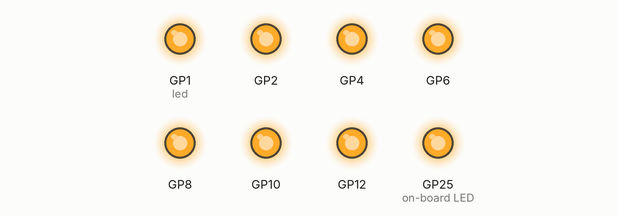
Recording of a program running on a simulated Raspberry Pi Pico running MicroPython. On the bench: output pins drawn as LEDs (lit = HIGH). What the program prints to the serial console is not drawn. At 15.0 s the program stops and its outputs stay as they are.

Above: at 0.1 s.
At 5.1 s:
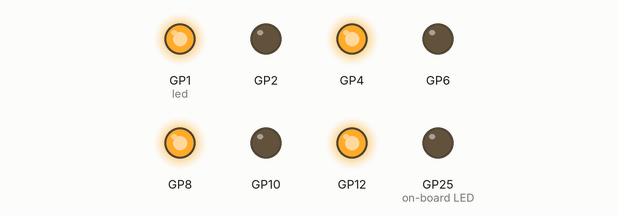
At 9.1 s:
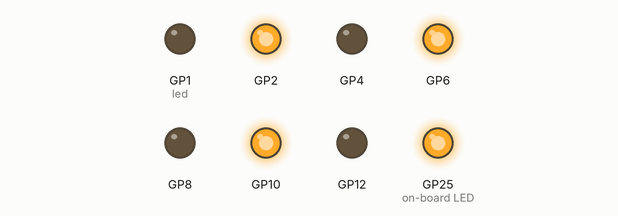
At 12.1 s:
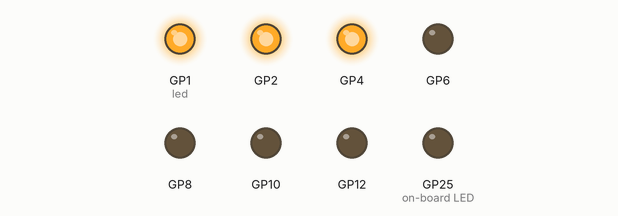
At 13.6 s:
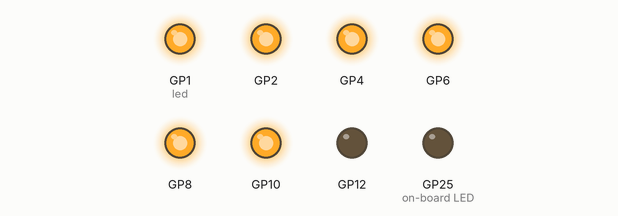
At 15.1 s:
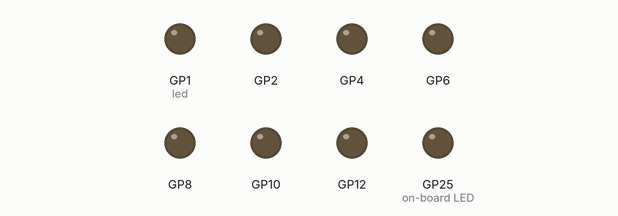
Timing chart, 0 to 16.5 s (numbered marks = the images above):
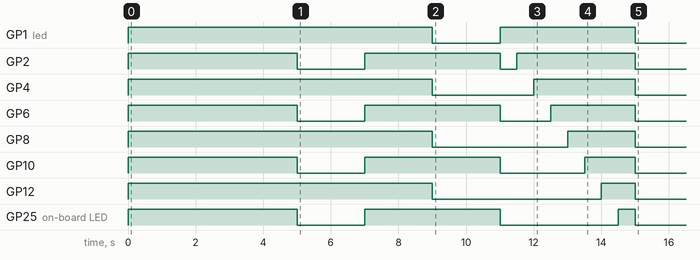

Measured:
- by itself, GP1 (led): LOW → HIGH at 0.01 s, → LOW 9.0 s later, → HIGH 2.0 s later, → LOW 4.0 s later
- by itself, GP2: goes HIGH 5.0 s, LOW 2.0 s, HIGH 4.0 s, LOW 0.50 s, HIGH 3.5 s, then LOW
- by itself, GP4: LOW → HIGH at 0.01 s, → LOW 9.0 s later, → HIGH 3.0 s later, → LOW 3.0 s later
- by itself, GP6: goes HIGH 5.0 s, LOW 2.0 s, HIGH 4.0 s, LOW 1.5 s, HIGH 2.5 s, then LOW
- by itself, GP8: LOW → HIGH at 0.01 s, → LOW 9.0 s later, → HIGH 4.0 s later, → LOW 2.0 s later
- by itself, GP10: goes HIGH 5.0 s, LOW 2.0 s, HIGH 4.0 s, LOW 2.5 s, HIGH 1.5 s, then LOW
- by itself, GP12: LOW → HIGH at 0.01 s, → LOW 9.0 s later, → HIGH 5.0 s later, → LOW 1.0 s later
- by itself, GP25 (on-board LED): goes HIGH 5.0 s, LOW 2.0 s, HIGH 4.0 s, LOW 3.5 s, HIGH 0.50 s, then LOW

The program:

status_display.py
```python
"""
status_display.py

Manage the display of status commands
"""
from machine import Pin
from time import sleep

class StatusDisplay:
    """
    initialization and methods for controlling leds and managing their display
    """
    leds = {}

    def __init__(self, config):
        """
        Config is a list of {'name': 'the reference name', 'pin': 'the gpio pin number as an int'}
        """
        error_count = 0
        for item in config:
            print(item)
            try:
                led = Pin(item['pin'], Pin.OUT)
                led.on()
            except Exception as e:
                print(f"Skipping config item {item} due to error {e}")
                error_count = error_count + 1

            self.leds[item['name']] = led

        self.all_off()

        print(f"The indicators of names {self.leds.keys()} are available with {error_count} errors encountered.")

    def all_on(self):
        self.set_on(self.leds.keys())

    def all_off(self):
        self.set_off(self.leds.keys())

    def set_on(self, names):
        for name in names:
            self.leds[name].on()

    def set_off(self, names):
        for name in names:
            self.leds[name].off()

    def flash_all(self, sleep_for=1):
        for name in self.leds.keys():
            self.leds[name].on()
            sleep(sleep_for)

        self.all_off()

if __name__ == "__main__":
    print("in main")
    # ability to test without "deploying" to device
    led_config = [{'name': 'orange', 'pin': 1 },
                  {'name': 'blue', 'pin': 2 },
                  {'name': 'yellow', 'pin': 4 },
                  {'name': 'purple', 'pin': 6 },
                  {'name': 'pink', 'pin': 8 },
                  {'name': 'green', 'pin': 10 },
                  {'name': 'red', 'pin': 12 },
                  {'name': 'main', 'pin': 'LED'}]

    sd = StatusDisplay(led_config)
    sd.all_on()
    sleep(5)
    sd.all_off()

    sd.set_on(['orange','yellow','pink', 'red'])
    sleep(2)
    sd.set_on(['blue','purple','green', 'main'])
    sleep(2)
    sd.set_off(['orange','yellow','pink', 'red'])
    sleep(2)
    sd.set_off(['blue','purple','green', 'main'])

    sd.flash_all(0.5)

    sd.all_off()
```
